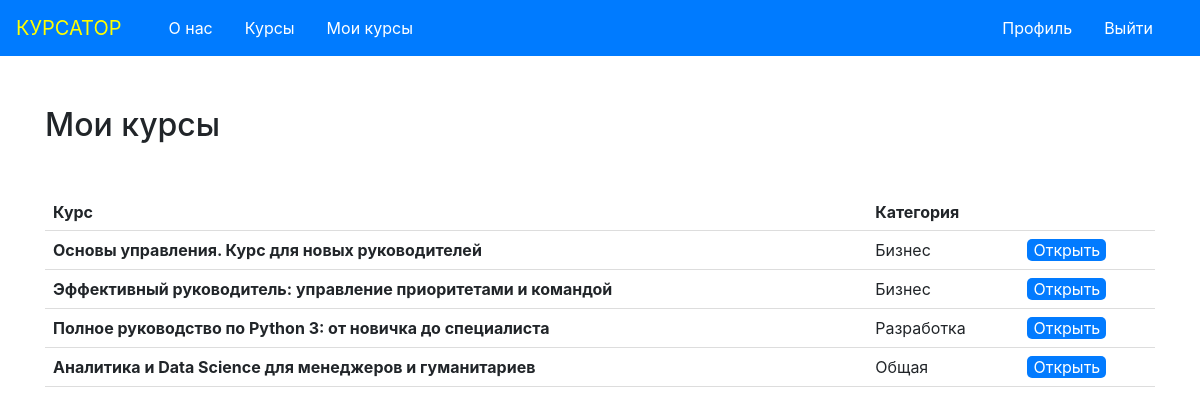
/courses/natali/ (signed in), run on the app's committed database.
### courses/models.py (models this page shows, shortened)
class Course(models.Model):
    title = models.CharField(max_length=200)
    author = models.CharField(max_length=100)
    category = models.CharField(max_length=50, default='Общая')
    short_description = models.TextField()
    full_description = models.TextField()
    content = models.TextField(null=True)
    users = models.ManyToManyField(User, related_name='courses', blank=True)

### courses/views.py (the view)
# urls.py: path('courses/<str:username>/', user_courses, name='user_courses'),
@login_required
def user_courses(request, username):
    if request.user.username != username:
        return redirect('all_courses')
    user = get_object_or_404(User, username=username)
    user_courses = user.courses.all()
    return render(request, 'courses/user_courses.html', {'courses': user_courses})

### courses/templates/courses/user_courses.html (shortened to what this page needs)
{% extends "courses/menu.html" %}
    {% block content %}
        <h2 style="margin-bottom: 50px; margin-top: 50px;">Мои курсы</h2>
        {% if courses %}
            <body>
                <table>
                    <thead>
                        <tr>
                            <th>Курс</th>
                            <th>Категория</th>
                            <th></th>
                        </tr>
                    </thead>
                <tbody>
                {% for course in courses %}
                    <tr>
                        <td><b>{{ course.title }}</b></td>
                        <td>{{ course.category }}</td>
                        <td><button onclick="location.href='{% url 'course_page' course_id=course.id %}'"
                                    style="background-color: #027bff; color: white;
                                    border: 0px; border-radius: 5px;">Открыть</button></td>
                    </tr>
                {% endfor %}
                </tbody>
                </table>
            </body>
        {% else %}
            <p>Вы еще не начали ни один курс.</p>
        {% endif %}
    {% endblock %}

### courses/templates/courses/user_courses.html (style rules this page uses)
table { width: 100%; border-collapse: collapse; }
th, td { border-bottom: 1px solid #ddd; padding: 8px; text-align: left; }
th { background-color: white; font-weight: bold; }
tr:nth-child(even) { background-color: white; }

### data on the page
Course: title "Основы управления. Курс для новых руководителей", category "Бизнес"
Course: title "Эффективный руководитель: управление приоритетами и командой", category "Бизнес"
Course: title "Полное руководство по Python 3: от новичка до специалиста", category "Разработка"
Course: title "Аналитика и Data Science для менеджеров и гуманитариев", category "Общая"
